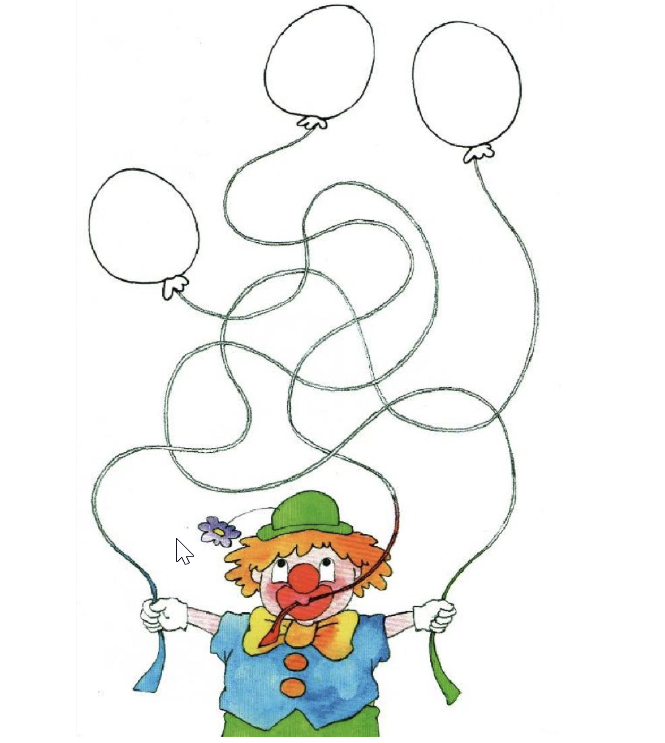
#> input picture assets/test.png, 665 x 743 px; its folder holds only this picture in this run
$ python -i untangle.py   (imports and definitions only)
#> lines starting #> are read from the running program, lines starting #| are printed output that depends on the picture; after the words box and inside, x2 and y2 are one past the last pixel; in counts of white or black regions, pixels touching at a corner belong together
#> further down, picture is the input picture: shape (743, 665, 3); mean B, G, R 239.7, 241.9, 240.9
### clown_vision/denoising.py
"""去噪并提取目标（小丑、气球、牵引线），背景设为黑色"""

import cv2
import numpy as np


def denoise(image):
    """对图像进行去噪处理，提取主要目标（小丑、气球、牵引线），背景设为黑色

    该函数通过高斯模糊、自适应二值化和形态学操作等步骤对图像进行去噪，
    保留主要目标（小丑、气球和牵引线），并将背景设置为黑色。

    Args:
        image (numpy.ndarray): 输入的图像，可以是彩色或灰度图像

    Returns:
        numpy.ndarray: 去噪后的二值图像，主要目标为白色，背景为黑色
    """
    # 确保输入是灰度图像
    if len(image.shape) == 3:
        gray_image = cv2.cvtColor(image, cv2.COLOR_BGR2GRAY)
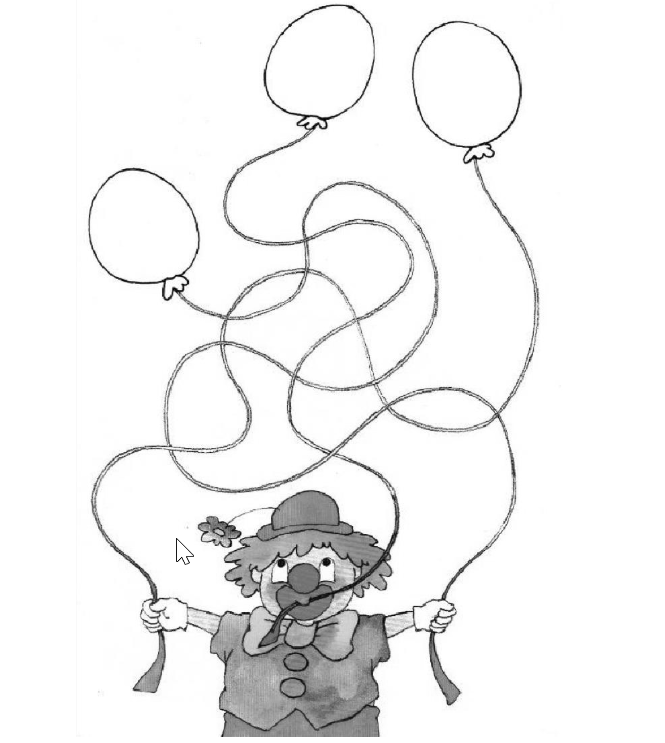
#> gray_image: shape (743, 665); min 2, max 255, mean 241.4
    else:
        gray_image = image

    # 1. 高斯去噪（先平滑抑制高频噪声）
    gaussian_blur = cv2.GaussianBlur(gray_image, (5, 5), 1.5)

    # 2. 自适应二值化（处理光照不均，保留细线条如牵引线）
    # 邻域大小11（奇数），常数C=2（控制阈值偏移）
    adaptive_binary = cv2.adaptiveThreshold(
        gaussian_blur, 255, cv2.ADAPTIVE_THRESH_GAUSSIAN_C,
        cv2.THRESH_BINARY_INV, 21, 7
    )
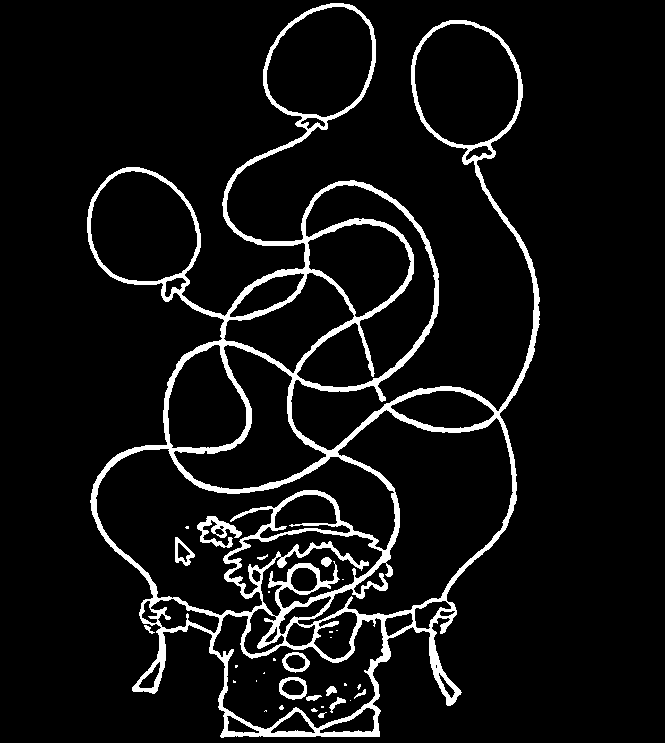
#> adaptive_binary: shape (743, 665); 7.2% white; 31 white regions (18 under 20 px), largest, box (x1, y1, x2, y2) and area: (87, 3, 540, 738) 33713, (197, 516, 242, 548) 593, (279, 677, 307, 700) 273
    #固定阈值二值化（230为阈值，255为最大像素值，THRESH_BINARY_INV为反转）
    _, adaptive_binary = cv2.threshold(gaussian_blur, 230, 255, cv2.THRESH_BINARY_INV)
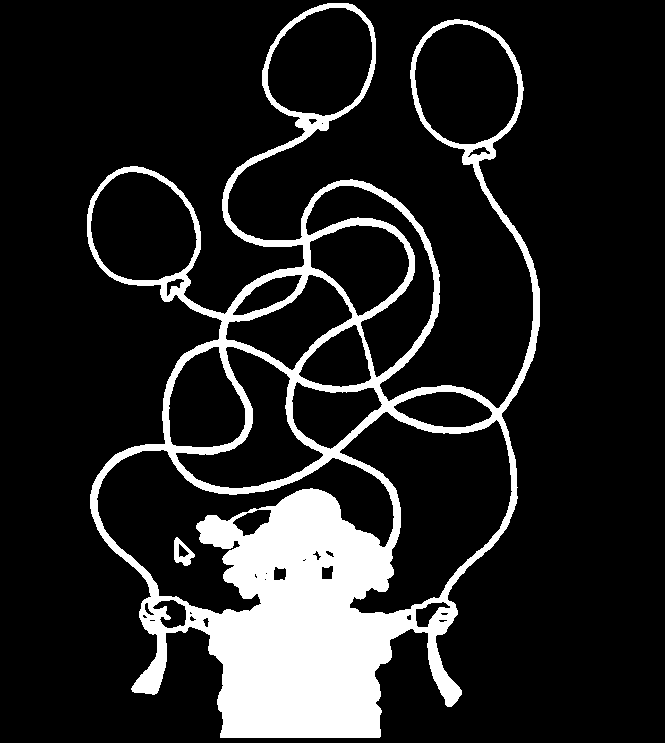
#> adaptive_binary: shape (743, 665); 14.2% white; 2 white regions, box (x1, y1, x2, y2) and area: (87, 3, 540, 738) 69814, (174, 537, 195, 566) 305

    # 3. 形态学操作（去除小噪点，连接断裂的牵引线）
    # 定义结构元素（3x3矩形，用于膨胀和腐蚀）
    kernel = np.ones((3, 3), np.uint8)
    # 先开运算（腐蚀+膨胀）去除小白色噪点
    opening = cv2.morphologyEx(adaptive_binary, cv2.MORPH_OPEN, kernel, iterations=1)
#> opening: shape (743, 665); 14.2% white; 3 white regions, box (x1, y1, x2, y2) and area: (87, 3, 540, 738) 69749, (174, 538, 195, 566) 303, (249, 508, 256, 513) 26
    # 再闭运算（膨胀+腐蚀）填充目标内部小孔
    closing = cv2.morphologyEx(opening, cv2.MORPH_CLOSE, kernel, iterations=2)
#> closing: shape (743, 665); 14.4% white; 2 white regions, box (x1, y1, x2, y2) and area: (87, 3, 540, 738) 70597, (174, 538, 195, 566) 328
#> (the rest of the program and of its run is left out)
